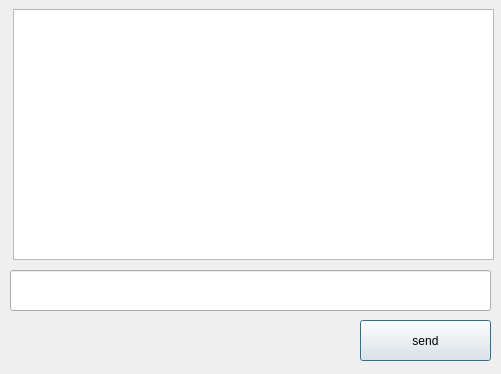
<?xml version="1.0" encoding="UTF-8"?>
<ui version="4.0">
 <class>client</class>
 <widget class="QDialog" name="client">
  <property name="geometry">
   <rect>
    <x>0</x>
    <y>0</y>
    <width>501</width>
    <height>374</height>
   </rect>
  </property>
  <property name="windowTitle">
   <string>Client</string>
  </property>
  <widget class="QTextEdit" name="Display">
   <property name="geometry">
    <rect>
     <x>13</x>
     <y>9</y>
     <width>481</width>
     <height>251</height>
    </rect>
   </property>
   <property name="readOnly">
    <bool>true</bool>
   </property>
  </widget>
  <widget class="QPushButton" name="sendBtn">
   <property name="geometry">
    <rect>
     <x>360</x>
     <y>320</y>
     <width>131</width>
     <height>41</height>
    </rect>
   </property>
   <property name="text">
    <string>send</string>
   </property>
  </widget>
  <widget class="QLineEdit" name="lineEdit">
   <property name="geometry">
    <rect>
     <x>10</x>
     <y>270</y>
     <width>481</width>
     <height>41</height>
    </rect>
   </property>
  </widget>
 </widget>
 <resources/>
 <connections/>
</ui>
